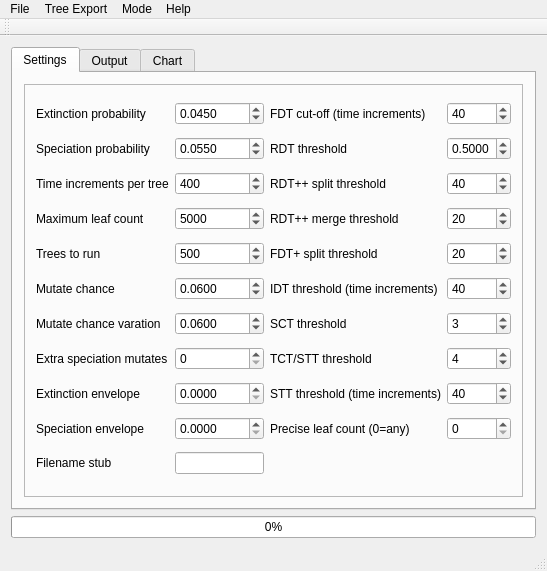
<?xml version="1.0" encoding="UTF-8"?>
<ui version="4.0">
 <class>MainWindow</class>
 <widget class="QMainWindow" name="MainWindow">
  <property name="geometry">
   <rect>
    <x>0</x>
    <y>0</y>
    <width>547</width>
    <height>571</height>
   </rect>
  </property>
  <property name="windowTitle">
   <string>MBL2016</string>
  </property>
  <widget class="QWidget" name="centralWidget">
   <layout class="QVBoxLayout" name="verticalLayout">
    <item>
     <widget class="QTabWidget" name="tabWidget">
      <property name="currentIndex">
       <number>0</number>
      </property>
      <widget class="QWidget" name="tab">
       <attribute name="title">
        <string>Settings</string>
       </attribute>
       <layout class="QHBoxLayout" name="horizontalLayout_4">
        <item>
         <widget class="QFrame" name="frame">
          <property name="frameShape">
           <enum>QFrame::StyledPanel</enum>
          </property>
          <property name="frameShadow">
           <enum>QFrame::Raised</enum>
          </property>
          <layout class="QGridLayout" name="gridLayout">
           <item row="1" column="0">
            <widget class="QLabel" name="label_3">
             <property name="text">
              <string>Speciation probability</string>
             </property>
            </widget>
           </item>
           <item row="1" column="3">
            <widget class="QLabel" name="label_4">
             <property name="text">
              <string>RDT threshold</string>
             </property>
            </widget>
           </item>
           <item row="9" column="0">
            <widget class="QLabel" name="label_20">
             <property name="text">
              <string>Extinction envelope</string>
             </property>
            </widget>
           </item>
           <item row="0" column="2">
            <widget class="QDoubleSpinBox" name="extinctchance">
             <property name="decimals">
              <number>4</number>
             </property>
             <property name="maximum">
              <double>1.000000000000000</double>
             </property>
             <property name="singleStep">
              <double>0.001000000000000</double>
             </property>
             <property name="value">
              <double>0.045000000000000</double>
             </property>
            </widget>
           </item>
           <item row="0" column="3">
            <widget class="QLabel" name="label_9">
             <property name="text">
              <string>FDT cut-off (time increments)</string>
             </property>
            </widget>
           </item>
           <item row="0" column="0">
            <widget class="QLabel" name="label_2">
             <property name="text">
              <string>Extinction probability</string>
             </property>
            </widget>
           </item>
           <item row="1" column="2">
            <widget class="QDoubleSpinBox" name="speciatechance">
             <property name="decimals">
              <number>4</number>
             </property>
             <property name="maximum">
              <double>1.000000000000000</double>
             </property>
             <property name="singleStep">
              <double>0.001000000000000</double>
             </property>
             <property name="value">
              <double>0.055000000000000</double>
             </property>
            </widget>
           </item>
           <item row="5" column="3">
            <widget class="QLabel" name="label_5">
             <property name="text">
              <string>IDT threshold (time increments)</string>
             </property>
            </widget>
           </item>
           <item row="5" column="0">
            <widget class="QLabel" name="label">
             <property name="text">
              <string>Mutate chance</string>
             </property>
            </widget>
           </item>
           <item row="4" column="0">
            <widget class="QLabel" name="label_7">
             <property name="text">
              <string>Trees to run</string>
             </property>
            </widget>
           </item>
           <item row="3" column="2">
            <widget class="QSpinBox" name="maxleaves">
             <property name="minimum">
              <number>1</number>
             </property>
             <property name="maximum">
              <number>1000000</number>
             </property>
             <property name="value">
              <number>5000</number>
             </property>
            </widget>
           </item>
           <item row="4" column="4">
            <widget class="QSpinBox" name="threshold_fdt_split">
             <property name="minimum">
              <number>1</number>
             </property>
             <property name="maximum">
              <number>500</number>
             </property>
             <property name="value">
              <number>20</number>
             </property>
            </widget>
           </item>
           <item row="3" column="0">
            <widget class="QLabel" name="label_8">
             <property name="text">
              <string>Maximum leaf count</string>
             </property>
            </widget>
           </item>
           <item row="4" column="2">
            <widget class="QSpinBox" name="generations">
             <property name="minimum">
              <number>1</number>
             </property>
             <property name="maximum">
              <number>1000000</number>
             </property>
             <property name="value">
              <number>500</number>
             </property>
            </widget>
           </item>
           <item row="10" column="3">
            <widget class="QLabel" name="label_22">
             <property name="text">
              <string>Precise leaf count (0=any)</string>
             </property>
            </widget>
           </item>
           <item row="5" column="4">
            <widget class="QSpinBox" name="threshold_idt">
             <property name="minimum">
              <number>1</number>
             </property>
             <property name="maximum">
              <number>500</number>
             </property>
             <property name="value">
              <number>40</number>
             </property>
            </widget>
           </item>
           <item row="0" column="4">
            <widget class="QSpinBox" name="threshold_abs">
             <property name="minimum">
              <number>1</number>
             </property>
             <property name="maximum">
              <number>500</number>
             </property>
             <property name="value">
              <number>40</number>
             </property>
            </widget>
           </item>
           <item row="1" column="4">
            <widget class="QDoubleSpinBox" name="RDT_threshold">
             <property name="decimals">
              <number>4</number>
             </property>
             <property name="maximum">
              <double>1.000000000000000</double>
             </property>
             <property name="singleStep">
              <double>0.001000000000000</double>
             </property>
             <property name="value">
              <double>0.500000000000000</double>
             </property>
            </widget>
           </item>
           <item row="8" column="2">
            <widget class="QSpinBox" name="extramutates">
             <property name="minimum">
              <number>0</number>
             </property>
             <property name="maximum">
              <number>1000</number>
             </property>
             <property name="value">
              <number>0</number>
             </property>
            </widget>
           </item>
           <item row="11" column="0">
            <widget class="QLabel" name="label_13">
             <property name="text">
              <string>Filename stub</string>
             </property>
            </widget>
           </item>
           <item row="11" column="2">
            <widget class="QLineEdit" name="stub"/>
           </item>
           <item row="7" column="0">
            <widget class="QLabel" name="label_14">
             <property name="text">
              <string>Mutate chance varation</string>
             </property>
            </widget>
           </item>
           <item row="8" column="0">
            <widget class="QLabel" name="label_15">
             <property name="text">
              <string>Extra speciation mutates</string>
             </property>
            </widget>
           </item>
           <item row="7" column="2">
            <widget class="QDoubleSpinBox" name="mutatechancevariation">
             <property name="decimals">
              <number>4</number>
             </property>
             <property name="maximum">
              <double>1.000000000000000</double>
             </property>
             <property name="singleStep">
              <double>0.001000000000000</double>
             </property>
             <property name="value">
              <double>0.060000000000000</double>
             </property>
            </widget>
           </item>
           <item row="5" column="2">
            <widget class="QDoubleSpinBox" name="mutatechance">
             <property name="decimals">
              <number>4</number>
             </property>
             <property name="maximum">
              <double>1.000000000000000</double>
             </property>
             <property name="singleStep">
              <double>0.001000000000000</double>
             </property>
             <property name="value">
              <double>0.060000000000000</double>
             </property>
            </widget>
           </item>
           <item row="3" column="3">
            <widget class="QLabel" name="label_18">
             <property name="text">
              <string>RDT++ merge threshold</string>
             </property>
            </widget>
           </item>
           <item row="2" column="4">
            <widget class="QSpinBox" name="threshold_rdtplus_split">
             <property name="minimum">
              <number>1</number>
             </property>
             <property name="maximum">
              <number>500</number>
             </property>
             <property name="value">
              <number>40</number>
             </property>
            </widget>
           </item>
           <item row="2" column="3">
            <widget class="QLabel" name="label_17">
             <property name="text">
              <string>RDT++ split threshold</string>
             </property>
            </widget>
           </item>
           <item row="2" column="0">
            <widget class="QLabel" name="label_6">
             <property name="text">
              <string>Time increments per tree</string>
             </property>
            </widget>
           </item>
           <item row="4" column="3">
            <widget class="QLabel" name="label_19">
             <property name="text">
              <string>FDT+ split threshold</string>
             </property>
            </widget>
           </item>
           <item row="2" column="2">
            <widget class="QSpinBox" name="time_increments">
             <property name="minimum">
              <number>1</number>
             </property>
             <property name="maximum">
              <number>10000</number>
             </property>
             <property name="value">
              <number>400</number>
             </property>
            </widget>
           </item>
           <item row="3" column="4">
            <widget class="QSpinBox" name="threshold_rdtplus_merge">
             <property name="minimum">
              <number>1</number>
             </property>
             <property name="maximum">
              <number>500</number>
             </property>
             <property name="value">
              <number>20</number>
             </property>
            </widget>
           </item>
           <item row="9" column="2">
            <widget class="QDoubleSpinBox" name="extinctionmodifier">
             <property name="decimals">
              <number>4</number>
             </property>
             <property name="maximum">
              <double>1.000000000000000</double>
             </property>
             <property name="singleStep">
              <double>0.001000000000000</double>
             </property>
             <property name="value">
              <double>0.000000000000000</double>
             </property>
            </widget>
           </item>
           <item row="10" column="0">
            <widget class="QLabel" name="label_21">
             <property name="text">
              <string>Speciation envelope</string>
             </property>
            </widget>
           </item>
           <item row="10" column="2">
            <widget class="QDoubleSpinBox" name="speciationmodifier">
             <property name="decimals">
              <number>4</number>
             </property>
             <property name="maximum">
              <double>1.000000000000000</double>
             </property>
             <property name="singleStep">
              <double>0.001000000000000</double>
             </property>
             <property name="value">
              <double>0.000000000000000</double>
             </property>
            </widget>
           </item>
           <item row="7" column="3">
            <widget class="QLabel" name="label_11">
             <property name="text">
              <string>SCT threshold</string>
             </property>
            </widget>
           </item>
           <item row="7" column="4">
            <widget class="QSpinBox" name="threshold_sct">
             <property name="minimum">
              <number>1</number>
             </property>
             <property name="maximum">
              <number>100</number>
             </property>
             <property name="value">
              <number>3</number>
             </property>
            </widget>
           </item>
           <item row="8" column="3">
            <widget class="QLabel" name="label_12">
             <property name="text">
              <string>TCT/STT threshold</string>
             </property>
            </widget>
           </item>
           <item row="8" column="4">
            <widget class="QSpinBox" name="threshold_tct">
             <property name="minimum">
              <number>1</number>
             </property>
             <property name="maximum">
              <number>100</number>
             </property>
             <property name="value">
              <number>4</number>
             </property>
            </widget>
           </item>
           <item row="9" column="3">
            <widget class="QLabel" name="label_16">
             <property name="text">
              <string>STT threshold (time increments)</string>
             </property>
            </widget>
           </item>
           <item row="9" column="4">
            <widget class="QSpinBox" name="threshold_stt">
             <property name="minimum">
              <number>1</number>
             </property>
             <property name="maximum">
              <number>500</number>
             </property>
             <property name="value">
              <number>40</number>
             </property>
            </widget>
           </item>
           <item row="10" column="4">
            <widget class="QSpinBox" name="precise_leaf_count">
             <property name="minimum">
              <number>0</number>
             </property>
             <property name="maximum">
              <number>5000</number>
             </property>
             <property name="value">
              <number>0</number>
             </property>
            </widget>
           </item>
          </layout>
         </widget>
        </item>
       </layout>
      </widget>
      <widget class="QWidget" name="tab_2">
       <attribute name="title">
        <string>Output</string>
       </attribute>
       <layout class="QHBoxLayout" name="horizontalLayout_2">
        <item>
         <widget class="QTextEdit" name="textEdit">
          <property name="sizePolicy">
           <sizepolicy hsizetype="Expanding" vsizetype="Expanding">
            <horstretch>0</horstretch>
            <verstretch>0</verstretch>
           </sizepolicy>
          </property>
         </widget>
        </item>
       </layout>
      </widget>
      <widget class="QWidget" name="tab_3">
       <attribute name="title">
        <string>Chart</string>
       </attribute>
       <layout class="QHBoxLayout" name="horizontalLayout_3">
        <item>
         <widget class="QCustomPlot" name="widget" native="true">
          <property name="sizePolicy">
           <sizepolicy hsizetype="Expanding" vsizetype="Expanding">
            <horstretch>0</horstretch>
            <verstretch>0</verstretch>
           </sizepolicy>
          </property>
         </widget>
        </item>
       </layout>
      </widget>
     </widget>
    </item>
    <item>
     <widget class="QProgressBar" name="progressBar">
      <property name="value">
       <number>0</number>
      </property>
     </widget>
    </item>
   </layout>
  </widget>
  <widget class="QMenuBar" name="menuBar">
   <property name="geometry">
    <rect>
     <x>0</x>
     <y>0</y>
     <width>547</width>
     <height>21</height>
    </rect>
   </property>
   <widget class="QMenu" name="menuFile">
    <property name="title">
     <string>File</string>
    </property>
    <addaction name="actionStart"/>
    <addaction name="actionStop"/>
    <addaction name="separator"/>
    <addaction name="actionChart_to_PDF"/>
    <addaction name="separator"/>
    <addaction name="actionExit"/>
   </widget>
   <widget class="QMenu" name="menuTree_Export">
    <property name="title">
     <string>Tree Export</string>
    </property>
    <widget class="QMenu" name="menuExport_Format">
     <property name="title">
      <string>Tree Export Format</string>
     </property>
     <addaction name="actionNewick"/>
     <addaction name="actionPhyloXML"/>
     <addaction name="actionTNT_tre"/>
     <addaction name="actionTNT_MrBayes"/>
    </widget>
    <addaction name="actionExport_Trees"/>
    <addaction name="menuExport_Format"/>
    <addaction name="actionSet_Export_Folder_2"/>
   </widget>
   <widget class="QMenu" name="menuMoe">
    <property name="title">
     <string>Mode</string>
    </property>
    <widget class="QMenu" name="menuTable_Output">
     <property name="title">
      <string>Taxonomy schemes</string>
     </property>
     <addaction name="action_UseRDT"/>
     <addaction name="action_UseFDT"/>
     <addaction name="action_UseIDT"/>
     <addaction name="action_UseFDTPLUS"/>
     <addaction name="action_UseRDTPLUS"/>
     <addaction name="action_UseSCT"/>
     <addaction name="action_UseTCT"/>
     <addaction name="action_UseSTT"/>
     <addaction name="action_UseUnclassified"/>
    </widget>
    <widget class="QMenu" name="menuCharacter_mutation_model">
     <property name="title">
      <string>Character mutation model</string>
     </property>
     <addaction name="actionSFM"/>
     <addaction name="actionSGM"/>
     <addaction name="actionVGM"/>
     <addaction name="actionEGM"/>
    </widget>
    <widget class="QMenu" name="menuSpeciation_Extinction_rate_variation">
     <property name="title">
      <string>Speciation/Extinction rate variation</string>
     </property>
     <addaction name="actionNone_fixed"/>
     <addaction name="actionGlobal_evolving_model"/>
     <addaction name="actionLocal_evolving_model"/>
     <addaction name="actionVarying_Tree_Parameters"/>
     <addaction name="separator"/>
     <addaction name="actionCouple_extinction_and_speciation_rates"/>
    </widget>
    <addaction name="menuCharacter_mutation_model"/>
    <addaction name="menuTable_Output"/>
    <addaction name="menuSpeciation_Extinction_rate_variation"/>
    <addaction name="actionInclude_fossils"/>
    <addaction name="actionEnforce_Monophyly"/>
    <addaction name="separator"/>
    <addaction name="actionThrow_away_trees_hitting_leaf_limit"/>
    <addaction name="actionContinue_until_correct_number_of_trees"/>
    <addaction name="separator"/>
    <addaction name="actionLogged"/>
    <addaction name="actionLog_scale_Y_axis"/>
    <addaction name="actionOutput_result_per_tree"/>
    <addaction name="actionOutputFrequencyTables"/>
    <addaction name="separator"/>
    <addaction name="actionOutput_Genus_Size_to_Tree_Size_Tables"/>
    <addaction name="actionOutput_Saturation_Data_to_File"/>
    <addaction name="actionCombine_Tables_into_File"/>
    <addaction name="actionOutput_max_genus_sizes_per_tree"/>
   </widget>
   <widget class="QMenu" name="menuHelp">
    <property name="title">
     <string>Help</string>
    </property>
    <addaction name="actionAbout"/>
   </widget>
   <addaction name="menuFile"/>
   <addaction name="menuTree_Export"/>
   <addaction name="menuMoe"/>
   <addaction name="menuHelp"/>
  </widget>
  <widget class="QToolBar" name="mainToolBar">
   <attribute name="toolBarArea">
    <enum>TopToolBarArea</enum>
   </attribute>
   <attribute name="toolBarBreak">
    <bool>false</bool>
   </attribute>
  </widget>
  <widget class="QStatusBar" name="statusBar"/>
  <action name="actionStart">
   <property name="text">
    <string>Start</string>
   </property>
  </action>
  <action name="actionExit">
   <property name="text">
    <string>Exit</string>
   </property>
  </action>
  <action name="actionStop">
   <property name="text">
    <string>Stop</string>
   </property>
  </action>
  <action name="actionNewick">
   <property name="checkable">
    <bool>true</bool>
   </property>
   <property name="checked">
    <bool>true</bool>
   </property>
   <property name="text">
    <string>Newick</string>
   </property>
  </action>
  <action name="actionPhyloXML">
   <property name="checkable">
    <bool>true</bool>
   </property>
   <property name="text">
    <string>PhyloXML</string>
   </property>
  </action>
  <action name="actionSet_Export_Folder">
   <property name="text">
    <string>Set Export Folder</string>
   </property>
  </action>
  <action name="actionSet_Export_Folder_2">
   <property name="text">
    <string>Set Tree Export Folder</string>
   </property>
  </action>
  <action name="actionChart_to_PDF">
   <property name="text">
    <string>Chart to PDF</string>
   </property>
  </action>
  <action name="actionExport_Tip">
   <property name="checkable">
    <bool>true</bool>
   </property>
   <property name="text">
    <string>Export RDT</string>
   </property>
  </action>
  <action name="actionLogged">
   <property name="checkable">
    <bool>true</bool>
   </property>
   <property name="checked">
    <bool>true</bool>
   </property>
   <property name="text">
    <string>Log scale X axis</string>
   </property>
  </action>
  <action name="actionExport_Absolute">
   <property name="checkable">
    <bool>true</bool>
   </property>
   <property name="text">
    <string>Export FDT</string>
   </property>
  </action>
  <action name="actionThrow_away_trees_hitting_leaf_limit">
   <property name="checkable">
    <bool>true</bool>
   </property>
   <property name="text">
    <string>Ignore trees hitting leaf limit</string>
   </property>
  </action>
  <action name="actionOutput_result_per_tree">
   <property name="checkable">
    <bool>true</bool>
   </property>
   <property name="checked">
    <bool>true</bool>
   </property>
   <property name="text">
    <string>Output result per tree</string>
   </property>
  </action>
  <action name="actionContinue_until_correct_number_of_trees">
   <property name="checkable">
    <bool>true</bool>
   </property>
   <property name="text">
    <string>Continue until correct number of trees</string>
   </property>
  </action>
  <action name="actionTNT_tre">
   <property name="checkable">
    <bool>true</bool>
   </property>
   <property name="text">
    <string>TNT .tre</string>
   </property>
  </action>
  <action name="actionExport_Simple">
   <property name="checkable">
    <bool>true</bool>
   </property>
   <property name="text">
    <string>Export Unclassified Tree</string>
   </property>
  </action>
  <action name="action_UseRDT">
   <property name="checkable">
    <bool>true</bool>
   </property>
   <property name="checked">
    <bool>true</bool>
   </property>
   <property name="text">
    <string>RDT</string>
   </property>
  </action>
  <action name="action_UseFDT">
   <property name="checkable">
    <bool>true</bool>
   </property>
   <property name="checked">
    <bool>true</bool>
   </property>
   <property name="text">
    <string>FDT</string>
   </property>
  </action>
  <action name="actionExport_IDT">
   <property name="checkable">
    <bool>true</bool>
   </property>
   <property name="text">
    <string>Export IDT</string>
   </property>
  </action>
  <action name="action_UseIDT">
   <property name="checkable">
    <bool>true</bool>
   </property>
   <property name="checked">
    <bool>true</bool>
   </property>
   <property name="text">
    <string>IDT</string>
   </property>
  </action>
  <action name="actionInclude_fossils">
   <property name="checkable">
    <bool>true</bool>
   </property>
   <property name="text">
    <string>Include fossils</string>
   </property>
  </action>
  <action name="action_UseFDTPLUS">
   <property name="checkable">
    <bool>true</bool>
   </property>
   <property name="checked">
    <bool>true</bool>
   </property>
   <property name="text">
    <string>FDT+</string>
   </property>
  </action>
  <action name="action_UseRDTPLUS">
   <property name="checkable">
    <bool>true</bool>
   </property>
   <property name="checked">
    <bool>true</bool>
   </property>
   <property name="text">
    <string>RDT++</string>
   </property>
  </action>
  <action name="action_UseSCT">
   <property name="checkable">
    <bool>true</bool>
   </property>
   <property name="checked">
    <bool>true</bool>
   </property>
   <property name="text">
    <string>SCT</string>
   </property>
  </action>
  <action name="action_UseMCT">
   <property name="checkable">
    <bool>true</bool>
   </property>
   <property name="checked">
    <bool>true</bool>
   </property>
   <property name="text">
    <string>MCT</string>
   </property>
  </action>
  <action name="actionGraph_Output">
   <property name="text">
    <string>Graph Output</string>
   </property>
  </action>
  <action name="actionOutputFrequencyTables">
   <property name="checkable">
    <bool>true</bool>
   </property>
   <property name="checked">
    <bool>true</bool>
   </property>
   <property name="text">
    <string>Output frequency tables</string>
   </property>
  </action>
  <action name="action_UseUnclassified">
   <property name="checkable">
    <bool>true</bool>
   </property>
   <property name="text">
    <string>None (tree output only)</string>
   </property>
  </action>
  <action name="actionExport_Trees">
   <property name="checkable">
    <bool>true</bool>
   </property>
   <property name="text">
    <string>Export Trees</string>
   </property>
  </action>
  <action name="action_UseTCT">
   <property name="checkable">
    <bool>true</bool>
   </property>
   <property name="checked">
    <bool>true</bool>
   </property>
   <property name="text">
    <string>TCT</string>
   </property>
  </action>
  <action name="actionSFM">
   <property name="checkable">
    <bool>true</bool>
   </property>
   <property name="checked">
    <bool>true</bool>
   </property>
   <property name="text">
    <string>SFM (fixed chance per genome)</string>
   </property>
  </action>
  <action name="actionSGM">
   <property name="checkable">
    <bool>true</bool>
   </property>
   <property name="text">
    <string>SGM (fixed chance per gene)</string>
   </property>
  </action>
  <action name="actionVGM">
   <property name="checkable">
    <bool>true</bool>
   </property>
   <property name="text">
    <string>VGM (variable chance per gene)</string>
   </property>
  </action>
  <action name="actionEGM">
   <property name="checkable">
    <bool>true</bool>
   </property>
   <property name="text">
    <string>EGM (evolving variable chance per gene)</string>
   </property>
  </action>
  <action name="action_UseMIT">
   <property name="checkable">
    <bool>true</bool>
   </property>
   <property name="checked">
    <bool>true</bool>
   </property>
   <property name="text">
    <string>MIT</string>
   </property>
  </action>
  <action name="action_UseSTT">
   <property name="checkable">
    <bool>true</bool>
   </property>
   <property name="checked">
    <bool>true</bool>
   </property>
   <property name="text">
    <string>STT</string>
   </property>
  </action>
  <action name="actionOutput_Genus_Size_to_Tree_Size_Tables">
   <property name="checkable">
    <bool>true</bool>
   </property>
   <property name="text">
    <string>Output proportional genus size summary tables</string>
   </property>
  </action>
  <action name="actionAbout">
   <property name="text">
    <string>About...</string>
   </property>
  </action>
  <action name="actionOutput_Saturation_Data_to_File">
   <property name="checkable">
    <bool>true</bool>
   </property>
   <property name="text">
    <string>Output saturation data to file</string>
   </property>
  </action>
  <action name="actionCombine_Tables_into_File">
   <property name="checkable">
    <bool>true</bool>
   </property>
   <property name="text">
    <string>Combine tables into output file</string>
   </property>
  </action>
  <action name="actionOutput_max_genus_sizes_per_tree">
   <property name="checkable">
    <bool>true</bool>
   </property>
   <property name="text">
    <string>Output max genus sizes per tree to file</string>
   </property>
  </action>
  <action name="actionTNT_MrBayes">
   <property name="checkable">
    <bool>true</bool>
   </property>
   <property name="text">
    <string>TNT/MrBayes</string>
   </property>
  </action>
  <action name="actionEnforce_Monophyly">
   <property name="checkable">
    <bool>true</bool>
   </property>
   <property name="text">
    <string>Enforce monophyly</string>
   </property>
  </action>
  <action name="actionVarying_Tree_Parameters">
   <property name="checkable">
    <bool>true</bool>
   </property>
   <property name="text">
    <string>Global gamma model</string>
   </property>
  </action>
  <action name="actionLog_scale_Y_axis">
   <property name="checkable">
    <bool>true</bool>
   </property>
   <property name="text">
    <string>Log scale Y axis</string>
   </property>
  </action>
  <action name="actionCouple_extinction_and_speciation_rates">
   <property name="checkable">
    <bool>true</bool>
   </property>
   <property name="text">
    <string>Couple extinction and speciation rates</string>
   </property>
  </action>
  <action name="actionNone_fixed">
   <property name="checkable">
    <bool>true</bool>
   </property>
   <property name="text">
    <string>None - fixed</string>
   </property>
  </action>
  <action name="actionGlobal_evolving_model">
   <property name="checkable">
    <bool>true</bool>
   </property>
   <property name="text">
    <string>Global evolving model</string>
   </property>
  </action>
  <action name="actionLocal_evolving_model">
   <property name="checkable">
    <bool>true</bool>
   </property>
   <property name="text">
    <string>Local evolving model</string>
   </property>
  </action>
 </widget>
 <layoutdefault spacing="6" margin="11"/>
 <customwidgets>
  <customwidget>
   <class>QCustomPlot</class>
   <extends>QWidget</extends>
   <header>qcustomplot.h</header>
   <container>1</container>
  </customwidget>
 </customwidgets>
 <resources/>
 <connections/>
</ui>
